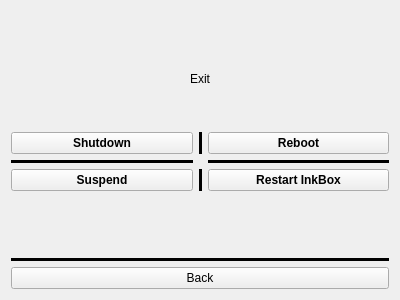
<?xml version="1.0" encoding="UTF-8"?>
<ui version="4.0">
 <class>QuitWidget</class>
 <widget class="QWidget" name="QuitWidget">
  <property name="geometry">
   <rect>
    <x>0</x>
    <y>0</y>
    <width>400</width>
    <height>300</height>
   </rect>
  </property>
  <property name="windowTitle">
   <string>Form</string>
  </property>
  <layout class="QVBoxLayout" name="verticalLayout">
   <item>
    <spacer name="verticalSpacer_2">
     <property name="orientation">
      <enum>Qt::Vertical</enum>
     </property>
     <property name="sizeHint" stdset="0">
      <size>
       <width>20</width>
       <height>40</height>
      </size>
     </property>
    </spacer>
   </item>
   <item>
    <layout class="QGridLayout" name="gridLayout">
     <item row="1" column="0">
      <spacer name="verticalSpacer_3">
       <property name="orientation">
        <enum>Qt::Vertical</enum>
       </property>
       <property name="sizeHint" stdset="0">
        <size>
         <width>20</width>
         <height>40</height>
        </size>
       </property>
      </spacer>
     </item>
     <item row="0" column="0">
      <widget class="QLabel" name="label">
       <property name="text">
        <string>Exit</string>
       </property>
       <property name="alignment">
        <set>Qt::AlignCenter</set>
       </property>
      </widget>
     </item>
     <item row="2" column="0">
      <layout class="QGridLayout" name="gridLayout_2">
       <property name="bottomMargin">
        <number>0</number>
       </property>
       <item row="1" column="0">
        <layout class="QGridLayout" name="gridLayout_3">
         <property name="bottomMargin">
          <number>0</number>
         </property>
         <item row="2" column="0">
          <widget class="QPushButton" name="pushButton_3">
           <property name="font">
            <font>
             <weight>75</weight>
             <bold>true</bold>
            </font>
           </property>
           <property name="text">
            <string>Suspend</string>
           </property>
          </widget>
         </item>
         <item row="1" column="0">
          <widget class="Line" name="line">
           <property name="frameShadow">
            <enum>QFrame::Plain</enum>
           </property>
           <property name="lineWidth">
            <number>4</number>
           </property>
           <property name="orientation">
            <enum>Qt::Horizontal</enum>
           </property>
          </widget>
         </item>
         <item row="0" column="2">
          <widget class="QPushButton" name="pushButton_2">
           <property name="font">
            <font>
             <weight>75</weight>
             <bold>true</bold>
            </font>
           </property>
           <property name="text">
            <string>Reboot</string>
           </property>
          </widget>
         </item>
         <item row="0" column="0">
          <widget class="QPushButton" name="pushButton">
           <property name="font">
            <font>
             <weight>75</weight>
             <bold>true</bold>
            </font>
           </property>
           <property name="text">
            <string>Shutdown</string>
           </property>
          </widget>
         </item>
         <item row="2" column="2">
          <layout class="QGridLayout" name="gridLayout_5">
           <item row="0" column="0">
            <widget class="QPushButton" name="pushButton_4">
             <property name="font">
              <font>
               <weight>75</weight>
               <bold>true</bold>
              </font>
             </property>
             <property name="text">
              <string>Restart InkBox</string>
             </property>
            </widget>
           </item>
          </layout>
         </item>
         <item row="1" column="2">
          <widget class="Line" name="line_2">
           <property name="frameShadow">
            <enum>QFrame::Plain</enum>
           </property>
           <property name="lineWidth">
            <number>4</number>
           </property>
           <property name="orientation">
            <enum>Qt::Horizontal</enum>
           </property>
          </widget>
         </item>
         <item row="0" column="1">
          <widget class="Line" name="line_3">
           <property name="frameShadow">
            <enum>QFrame::Plain</enum>
           </property>
           <property name="lineWidth">
            <number>4</number>
           </property>
           <property name="orientation">
            <enum>Qt::Vertical</enum>
           </property>
          </widget>
         </item>
         <item row="2" column="1">
          <widget class="Line" name="line_4">
           <property name="frameShadow">
            <enum>QFrame::Plain</enum>
           </property>
           <property name="lineWidth">
            <number>4</number>
           </property>
           <property name="orientation">
            <enum>Qt::Vertical</enum>
           </property>
          </widget>
         </item>
        </layout>
       </item>
      </layout>
     </item>
    </layout>
   </item>
   <item>
    <spacer name="verticalSpacer">
     <property name="orientation">
      <enum>Qt::Vertical</enum>
     </property>
     <property name="sizeHint" stdset="0">
      <size>
       <width>20</width>
       <height>40</height>
      </size>
     </property>
    </spacer>
   </item>
   <item>
    <widget class="Line" name="line_5">
     <property name="frameShadow">
      <enum>QFrame::Plain</enum>
     </property>
     <property name="lineWidth">
      <number>4</number>
     </property>
     <property name="orientation">
      <enum>Qt::Horizontal</enum>
     </property>
    </widget>
   </item>
   <item>
    <widget class="QPushButton" name="backBtn">
     <property name="text">
      <string>Back</string>
     </property>
    </widget>
   </item>
  </layout>
 </widget>
 <resources/>
 <connections/>
</ui>
